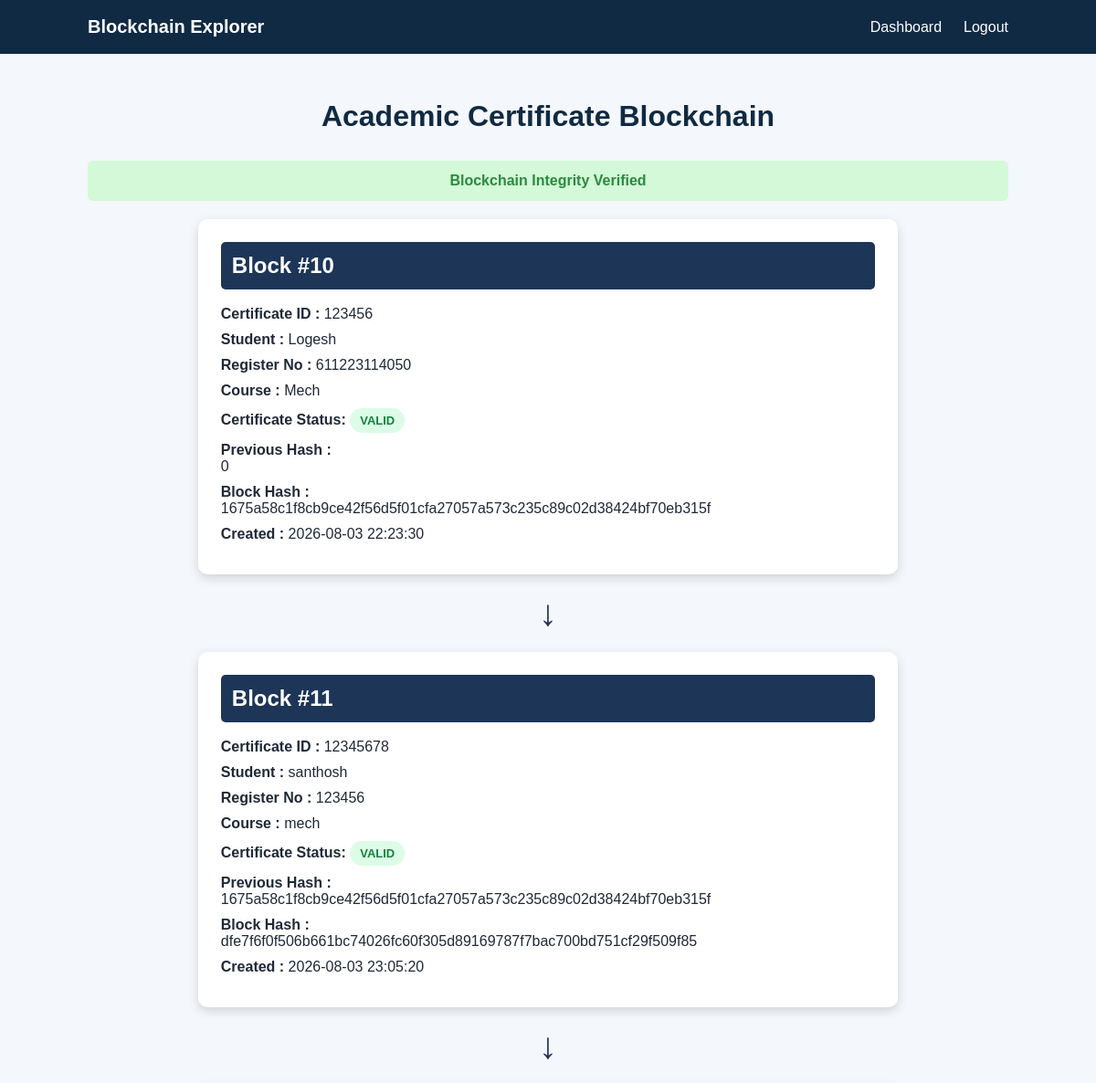
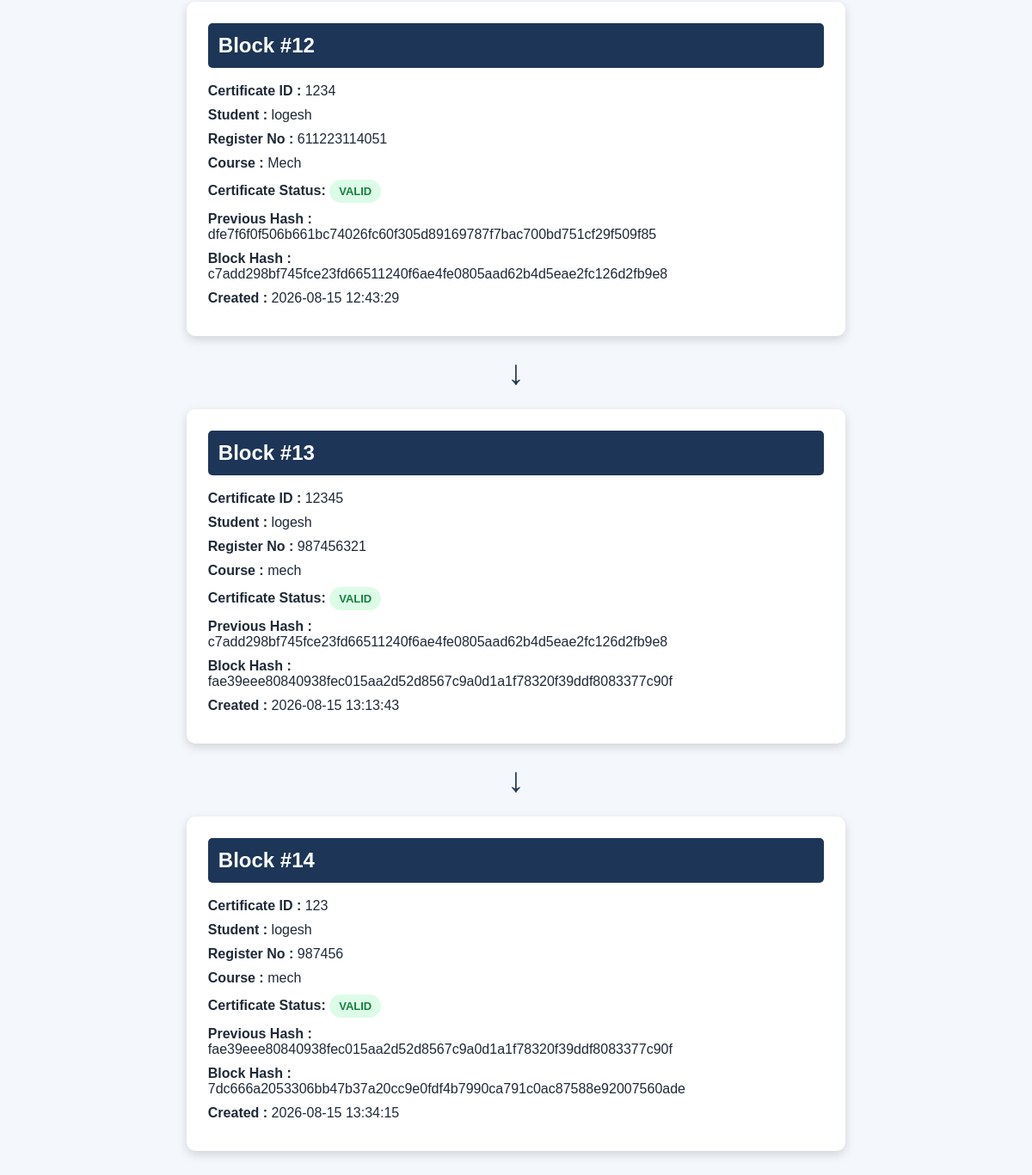
Page /blockchain (signed in) on the earlier database version (2 pictures, top to bottom).
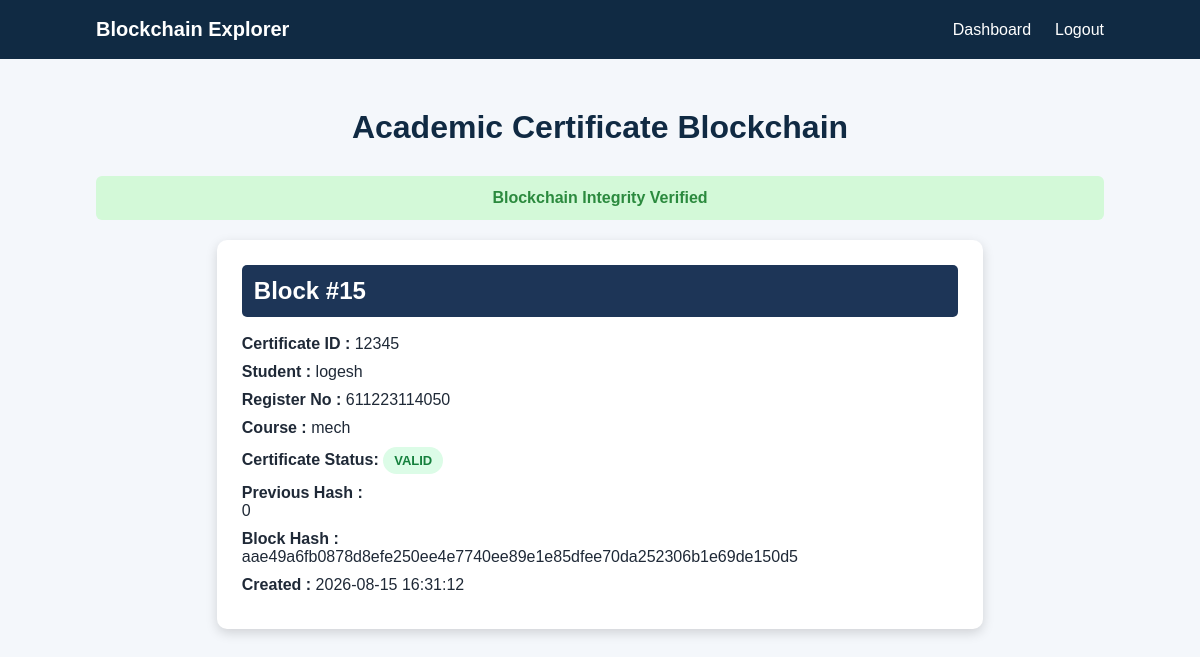
Same page on the later database version.
### tables this page shows
CREATE TABLE certificates (
            id INTEGER PRIMARY KEY AUTOINCREMENT,
            certificate_id TEXT UNIQUE NOT NULL,
            student_name TEXT NOT NULL,
            register_number TEXT NOT NULL,
            course TEXT NOT NULL,
            institution TEXT NOT NULL,
            issue_date TEXT NOT NULL,
            file_name TEXT NOT NULL,
            qr_code TEXT NOT NULL,
            certificate_hash TEXT NOT NULL,
            previous_hash TEXT NOT NULL,
            block_hash TEXT NOT NULL,
            created_at TEXT NOT NULL
        , status TEXT NOT NULL DEFAULT 'VALID', revoked_at TEXT, admin_id INTEGER);

### app.py (the view)
@app.route("/blockchain")
def blockchain_records():
    if "admin" not in session:
        return redirect(url_for("login"))
    certificates = get_all_certificates()
    chain_valid = verify_blockchain_integrity()
    return render_template(
        "blockchain.html",
        certificates=certificates,
        chain_valid=chain_valid
    )

### blockchain.py (called while the page is built)
def generate_block_hash(
    certificate_id,
    student_name,
    register_number,
    course,
    institution,
    issue_date,
    certificate_hash,
    previous_hash,
    timestamp
):
    block_data = {
        "certificate_id": certificate_id,
        "student_name": student_name,
        "register_number": register_number,
        "course": course,
        "institution": institution,
        "issue_date": issue_date,
        "certificate_hash": certificate_hash,
        "previous_hash": previous_hash,
        "timestamp": timestamp
    }
    block_string = json.dumps(
        block_data,
        sort_keys=True
    ).encode()
    return hashlib.sha256(block_string).hexdigest()

### database.py (called while the page is built)
def get_connection():
    connection = sqlite3.connect(DATABASE_NAME)
    connection.row_factory = sqlite3.Row
    return connection

def get_all_certificates():
    connection = get_connection()
    cursor = connection.cursor()
    cursor.execute(
        """
        SELECT *
        FROM certificates
        ORDER BY id ASC
        """
    )
    certificates = cursor.fetchall()
    connection.close()
    return certificates

def verify_blockchain_integrity():
    certificates = get_all_certificates()
    previous_hash = "0"
    for certificate in certificates:
        recalculated_hash = generate_block_hash(
            certificate["certificate_id"],
            certificate["student_name"],
            certificate["register_number"],
            certificate["course"],
            certificate["institution"],
            certificate["issue_date"],
            certificate["certificate_hash"],
            certificate["previous_hash"],
            certificate["created_at"]
        )
        if certificate["previous_hash"] != previous_hash:
            return False
        if certificate["block_hash"] != recalculated_hash:
            return False
        previous_hash = certificate["block_hash"]
    return True

### templates/blockchain.html (shortened to what this page needs)
<!DOCTYPE html>
<html>
<head>
<link
rel="stylesheet"
href="{{ url_for('static', filename='style.css') }}"
>
</head>
<body>
<header class="navbar">
<div class="logo">
Blockchain Explorer
</div>
<nav>
<a href="/dashboard">
Dashboard
</a>
<a href="/logout">
Logout
</a>
</nav>
</header>
<div class="blockchain-section">
<h1>Academic Certificate Blockchain</h1>
{% if chain_valid %}
<div class="success-message">
Blockchain Integrity Verified
</div>
{% else %}
<div class="error-message">
Blockchain Integrity Failed
</div>
{% endif %}
<div class="chain-container">
{% for certificate in certificates %}
<div class="block-card">
<h2>
Block #{{ certificate["id"] }}
</h2>
<p>
<strong>Certificate ID :</strong>
{{ certificate["certificate_id"] }}
</p>
<p>
<strong>Student :</strong>
{{ certificate["student_name"] }}
</p>
<p>
<strong>Register No :</strong>
{{ certificate["register_number"] }}
</p>
<p>
<strong>Course :</strong>
{{ certificate["course"] }}
</p>
<p>
    <strong>Certificate Status:</strong>
    {% if certificate["status"] == "REVOKED" %}
        <span class="status-revoked">
            REVOKED
        </span>
    {% else %}
        <span class="status-valid">
            VALID
        </span>
    {% endif %}
</p>
<p>
<strong>Previous Hash :</strong>
<br>
{{ certificate["previous_hash"] }}
</p>
<p>
<strong>Block Hash :</strong>
<br>
{{ certificate["block_hash"] }}
</p>
<p>
<strong>Created :</strong>
{{ certificate["created_at"] }}
</p>
</div>
{% if not loop.last %}
<div class="arrow">
↓
</div>
{% endif %}
{% endfor %}
</div>
</div>
</body>
</html>

### static/style.css (style rules this page uses)
* { margin: 0; padding: 0; box-sizing: border-box; }
body { font-family: Arial, sans-serif; background: #f4f7fb; color: #1f2937; }
.navbar { background: #102a43; color: white; padding: 18px 8%; display: flex; justify-content: space-between; align-items: center; }
.logo { font-size: 20px; font-weight: bold; }
.navbar nav { display: flex; gap: 24px; }
.navbar a { color: white; text-decoration: none; font-weight: 500; }
.success-message { background: #d3f9d8; color: #2b8a3e; padding: 13px; border-radius: 6px; margin-bottom: 18px; text-align: center; font-weight: bold; }
.blockchain-section { min-height: 85vh; padding: 50px 8%; }
.blockchain-section > h1 { text-align: center; color: #102a43; margin-bottom: 30px; }
.block-card { background: white; padding: 25px; border-radius: 10px; box-shadow: 0 4px 14px rgba(0, 0, 0, 0.08); }
.block-card h2 { color: #1d4ed8; margin-bottom: 18px; }
.block-card p { margin-bottom: 10px; }
.chain-container { width:80%; margin:auto; }
.block-card { background:white; padding:25px; margin:20px; border-radius:10px; box-shadow:0 4px 12px rgba(0,0,0,0.15); }
.block-card h2 { background:#1d3557; color:white; padding:12px; border-radius:5px; }
.status-valid { display: inline-block; padding: 6px 11px; background: #dcfce7; color: #15803d; border-radius: 20px; font-size: 13px; font-weight: bold; }

Differences in the rows shown:
removed certificates: id "10", certificate_id "123456", student_name "Logesh", register_number "611223114050", course "Mech", status "VALID", previous_hash "0", block_hash "1675a58c1f8cb9ce42f56d5f01cfa27057a573c235c89c02d38424bf70eb315f", created_at "2026-08-03 22:23:30"
removed certificates: id "11", certificate_id "12345678", student_name "santhosh", register_number "123456", course "mech", status "VALID", previous_hash "1675a58c1f8cb9ce42f56d5f01cfa27057a573c235c89c02d38424bf70eb315f", block_hash "dfe7f6f0f506b661bc74026fc60f305d89169787f7bac700bd751cf29f509f85", created_at "2026-08-03 23:05:20"
removed certificates: id "12", certificate_id "1234", student_name "logesh", register_number "611223114051", course "Mech", status "VALID", previous_hash "dfe7f6f0f506b661bc74026fc60f305d89169787f7bac700bd751cf29f509f85", block_hash "c7add298bf745fce23fd66511240f6ae4fe0805aad62b4d5eae2fc126d2fb9e8", created_at "2026-08-15 12:43:29"
removed certificates: id "13", certificate_id "12345", student_name "logesh", register_number "987456321", course "mech", status "VALID", previous_hash "c7add298bf745fce23fd66511240f6ae4fe0805aad62b4d5eae2fc126d2fb9e8", block_hash "fae39eee80840938fec015aa2d52d8567c9a0d1a1f78320f39ddf8083377c90f", created_at "2026-08-15 13:13:43"
removed certificates: id "14", certificate_id "123", student_name "logesh", register_number "987456", course "mech", status "VALID", previous_hash "fae39eee80840938fec015aa2d52d8567c9a0d1a1f78320f39ddf8083377c90f", block_hash "7dc666a2053306bb47b37a20cc9e0fdf4b7990ca791c0ac87588e92007560ade", created_at "2026-08-15 13:34:15"
added certificates: id "15", certificate_id "12345", student_name "logesh", register_number "611223114050", course "mech", status "VALID", previous_hash "0", block_hash "aae49a6fb0878d8efe250ee4e7740ee89e1e85dfee70da252306b1e69de150d5", created_at "2026-08-15 16:31:12"
